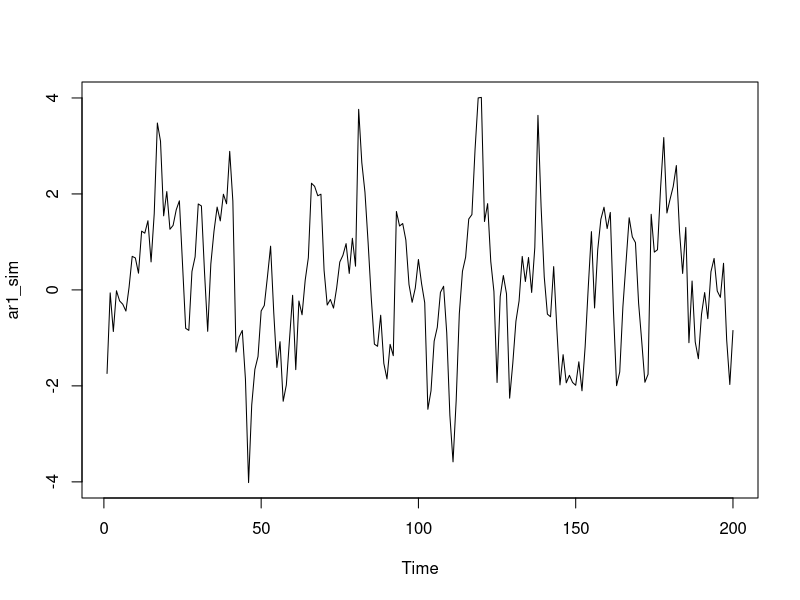
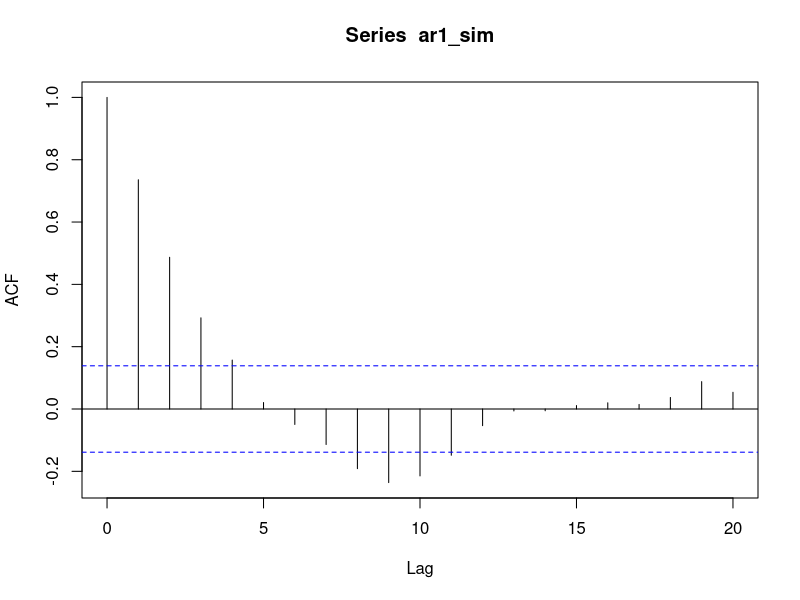
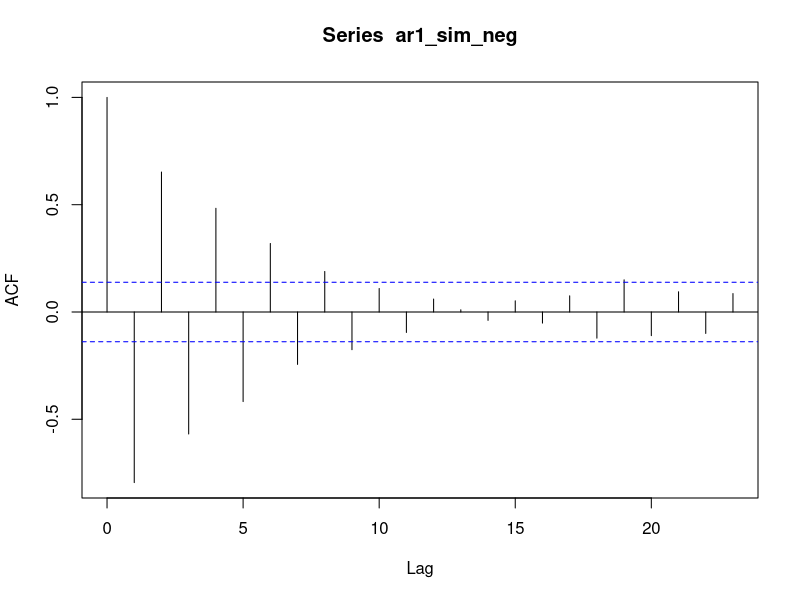
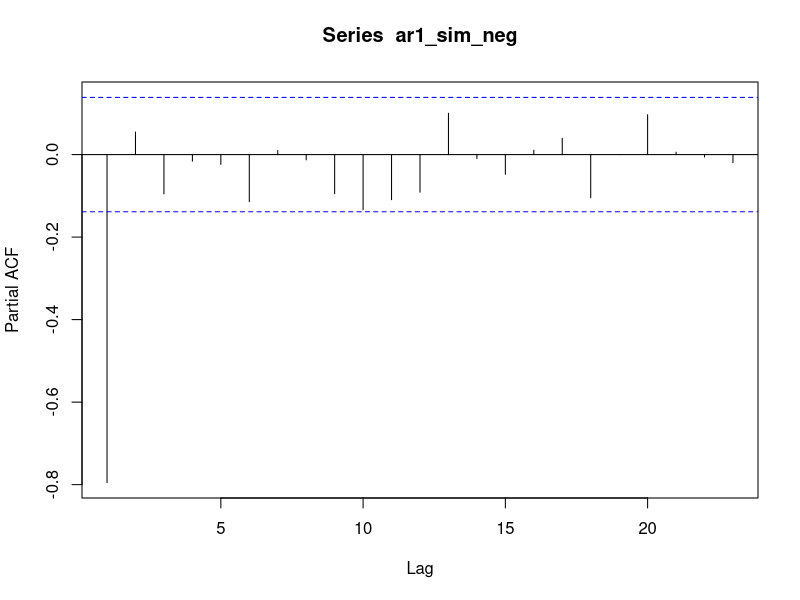
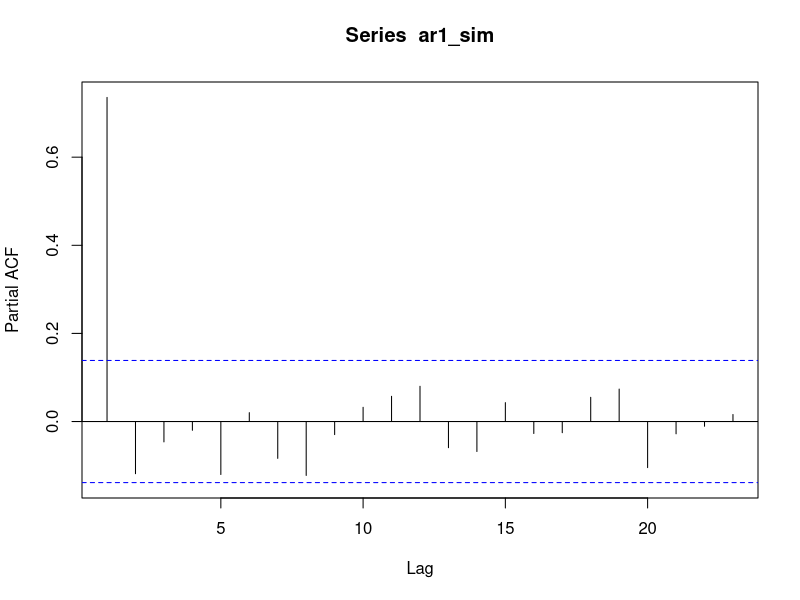

These figures' R source, in order: (Note: this script raises an error after producing the figures.)
## ---- chunk 1
knitr::opts_chunk$set(echo = TRUE)
## ---- chunk 2
0.8^2 # alpha^2
0.8^3 # alpha^3
0.8^4 # alpha^4
0.8^80
## ---- chunk 3
set.seed(222)
ar1_sim <- arima.sim(model = list(ar = c(0.8)), n = 200)
# ?arima.sim
plot(ar1_sim)
## ---- chunk 4
mean(ar1_sim)
## ---- chunk 5
acf(ar1_sim, plot = FALSE)
acf(ar1_sim, lag.max = 20)
?acf
## ---- chunk 6
set.seed(222)
ar1_sim_neg <- arima.sim(model = list(ar = c(-0.8)), n = 200)
# ?arima.sim
acf(ar1_sim_neg)
pacf(ar1_sim_neg)
## ---- chunk 7
pacf(ar1_sim)
pacf(ar2_sim)
## ---- chunk 8
ar2_sim <- arima.sim(model = list(ar = c(0.6, 0.2)), n = 200)
acf(ar2_sim)
## ---- chunk 9
wn_sim <- arima.sim(n = 400, model = list())
plot(wn_sim)
acf(wn_sim, max.lag = 100)
## ---- chunk 10
# ar1_sim_l1 <- stats::lag(ar1_sim)
# ar1_sim_all_lags <- cbind(ar1_sim, ar1_sim_l1)
## ---- chunk 11
ma1_sim <- arima.sim(n = 200, model = list(ma = c(-0.95)))
acf(ma1_sim)
pacf(ma1_sim)
